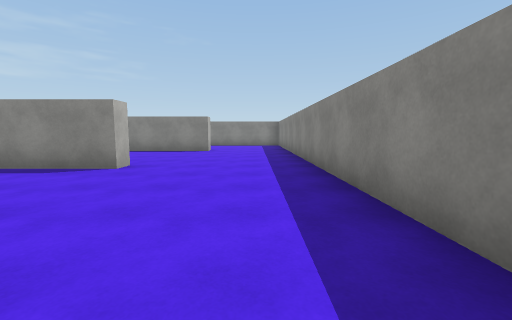
[1] (above)

13 first-person views from a walk through a scene from a Unity 3-D project. The camera is 1.3 m above the floor, tilts 6° down and sees 90° across. The floor is counted in squares, 2 m on a side. Each view is taken from the middle of a square. On the plan, view 1 faces up. The plan holds only what a view shows up to about 9 squares ahead; the rest is blank. The place goes on beyond the plan. The player is left out. Surface patterns are stand-ins for the level's own textures.

[2]
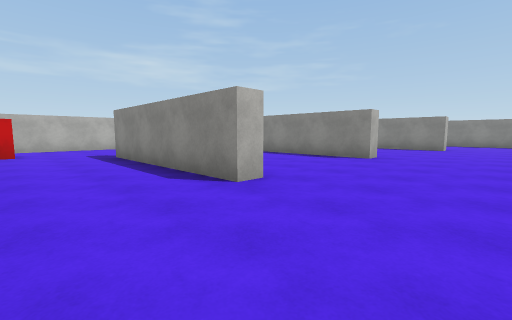

[3]
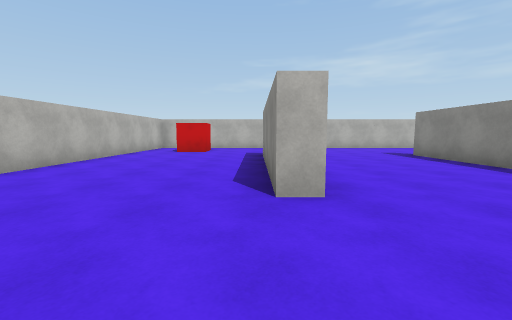

[4]
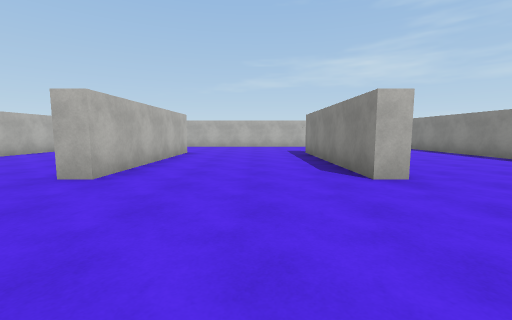

[5]
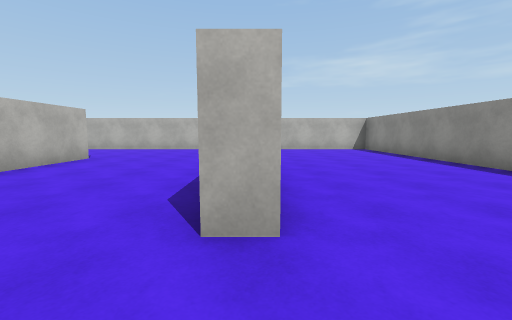

[6]
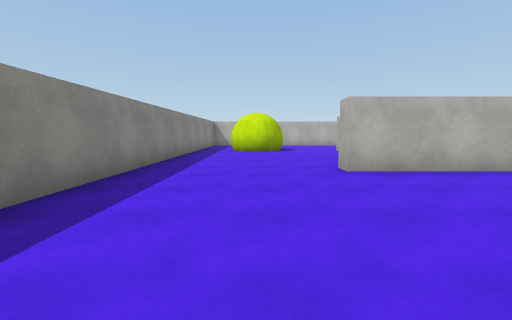

[7]
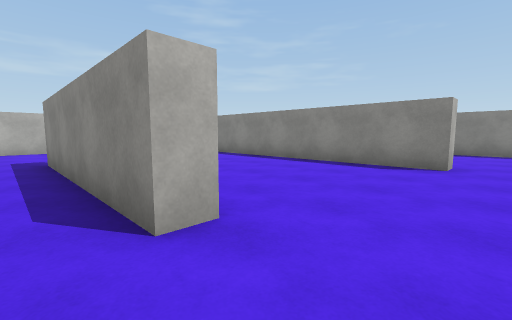

[8]
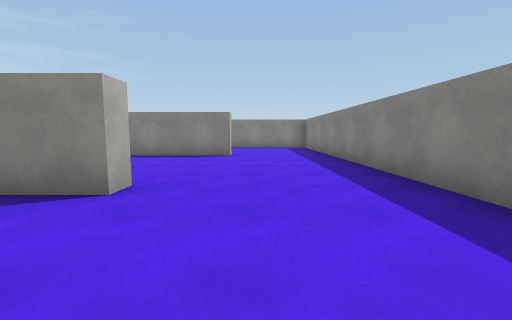

[9]
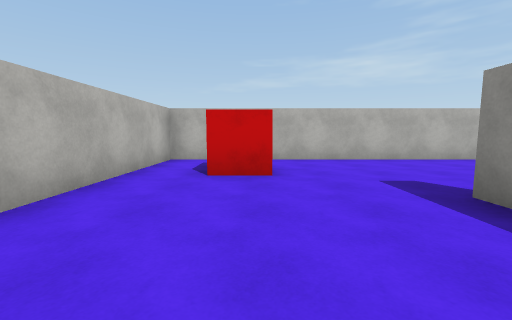

[10]
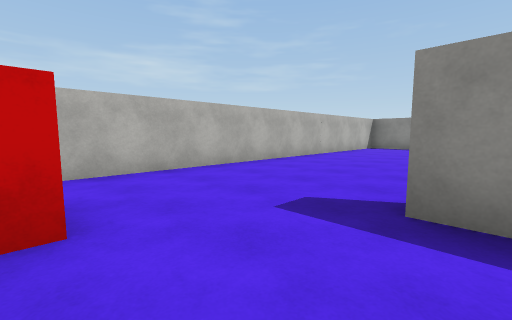

[11]
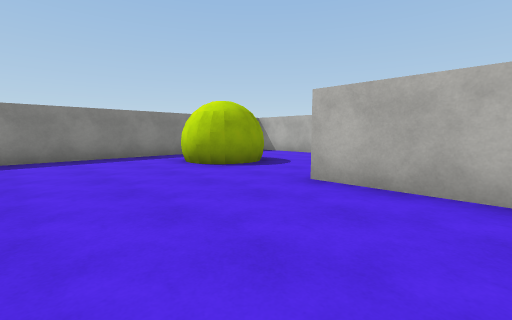

[12]
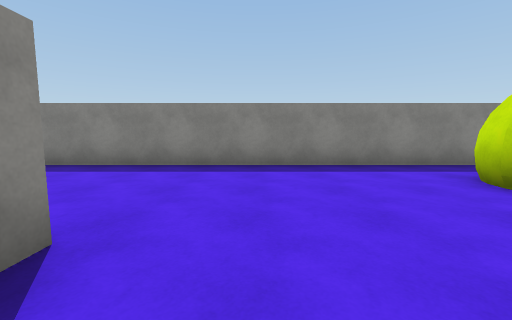

[13]
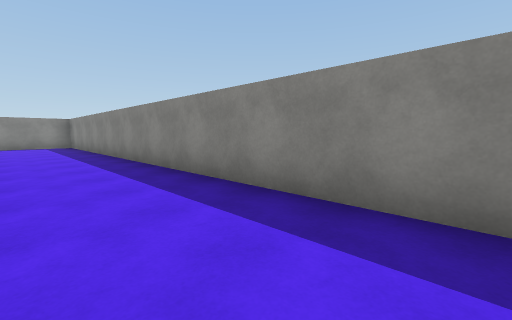

### Floor plan
Points are (right, up) in squares from view 1. A wall is a line through its corners. A room is listed if a view was taken in it or the views show most of it. See-through windows are left out.
Room 1 (views 1, 2, 3, 4, 5, 6, 7, 8, 9, 10, 11, 12, 13)
walls: (-2.6, 5.2) (-2.6, 4.7) (-7.6, 4.7); (-7.6, 0.7) (-2.6, 0.7) (-2.6, 0.2) (-7.6, 0.2); (-1.4, -3.8) (-0.6, -3.9); (-1.5, -3.9) (-1.1, -3.9); (-1.7, 10) (-1.7, 9.4) (-10, 9.4); (-11.3, 6.5) (-11.3, -4.1) (-4, -4.1); (1.2, -3.6) (1.2, 10.5)
ways out: opening at (-3, -3.7); opening at (0.5, -4.5)
objects: red cube (-10, -2) to (-9, -2)

Where each view was taken, in squares from view 1:
view 1: 0 up, 0 right, facing up
view 2: 2 down, 0 right, facing up-left
view 3: 0 up, 0 right, facing left
view 4: 3 up, 1 right, facing left
view 5: 5 up, 1 left, facing left
view 6: 5 up, 1 left, facing down
view 7: 4 up, 1 left, facing up-left
view 8: 2 up, 1 left, facing up
view 9: 2 down, 5 left, facing left
view 10: 2 down, 7 left, facing up-left
view 11: 1 down, 6 left, facing down-right
view 12: 1 down, 4 left, facing right
view 13: 0 up, 1 left, facing up-right
